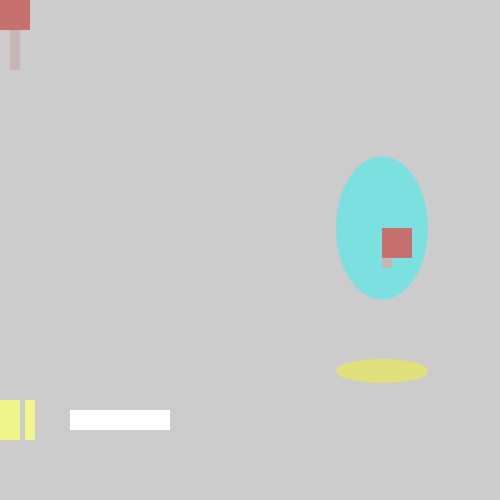
Frame 1 (no input)
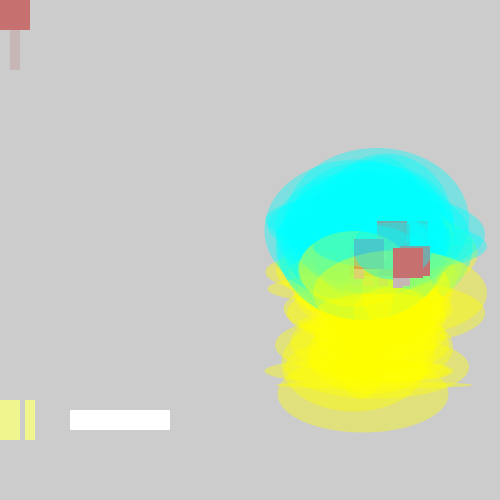
Frame 60 (the mouse pressed at the canvas centre just before this capture)
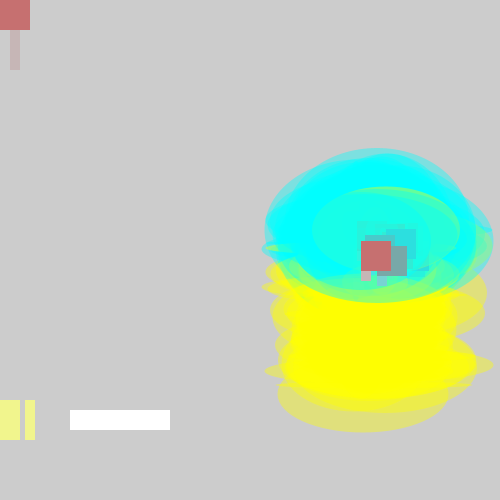
Frame 120 (the mouse held since frame 60 and released just before this capture)

The Processing sketch that drew these frames (run headless with seeded random() and noise(); from frame 60 on, the mouse is pressed at the canvas centre):

// Processing sketch: processing_133239
// ── processing_133239.pde

void setup() {
  size(500, 500);
  frameRate(20);
}
 
void draw() {
int xPosition;
int yPosition;
int ellipse1;
int ellipse2;
float rect1;
float rect2;

int ellipse1x;
int ellipse2x;
float rect1x;
float rect2x;

 
xPosition = round( random(350, 400) );
yPosition = round( random(220, 250) );
ellipse1 = round( random(150) );
ellipse2= round( random(100) );
rect1 = random(100);
rect2 = random (200);

ellipse1x = round( random(200) );
ellipse2x = round( random(100) );
rect1x = random(100);
rect2x = random(200);


 
noStroke();
fill(0, 255, 255, 100);
ellipse(xPosition, yPosition, ellipse1x, ellipse1);
 
fill(255, 255, 0, 100);
ellipse(xPosition, ellipse1+yPosition, ellipse1x, ellipse2);



noStroke();
fill(#C6B6B6);
rect(xPosition,yPosition,10,40);

fill(#C67070);
rect(xPosition,yPosition,30,30);

//hey static?
noStroke();
fill(#C67070);
rect(0,0,30,30);

fill(#C6B6B6);
rect(10,30,10,40);


fill(#F1F58D);
rect(0,400,10,40);

fill(#F1F58D);
rect(10,400,10,40);

fill(#F1F58D);
rect(25,400,10,40);


fill(#FFFFFF);
rect(70,410,100,20);


}
